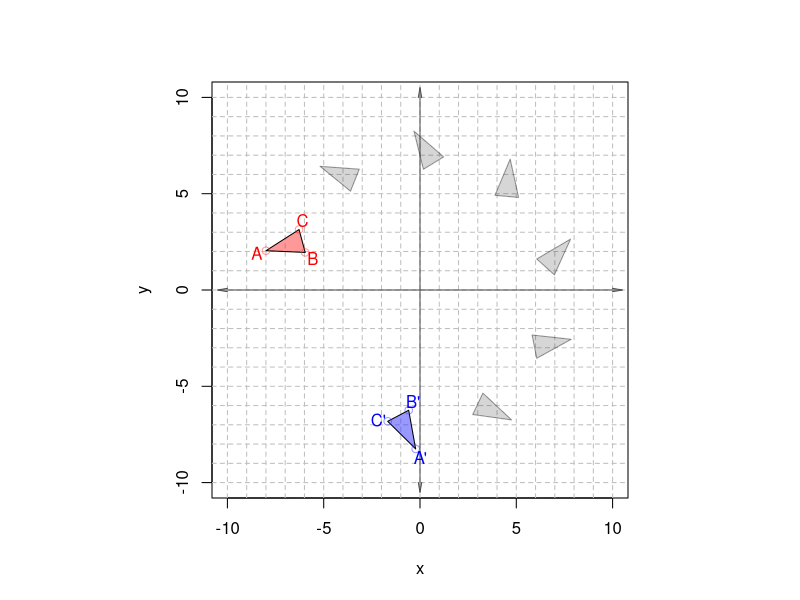

Source code (R):
## ---- chunk 1
while(T){
  xs = runif(3,-2,2)
  ys = runif(3,-2,2)
  r = runif(1,5,8)
  t = runif(1,0,2*pi)
  xs = round(r*cos(t)+xs,2)
  ys = round(r*sin(t)+ys,2)
  xc = c(xs,xs[1])
  yc = c(ys,ys[1])
  dc = sqrt(diff(xc)^2+diff(yc)^2)
  a = dc[1]
  b = dc[2]
  c = dc[3]
  t1 = acos((a^2+b^2-c^2)/2/a/b)
  t2 = acos((a^2-b^2+c^2)/2/a/c)
  t3 = acos((-a^2+b^2+c^2)/2/c/b)
  if(min(c(t1,t2,t3))>pi/12 && max(c(t1,t2,t3))<3*pi/2 && min(dc)>1){break}
}
th = round(runif(1,pi/2,3*pi/2)*sample(c(-1,1),1),2)
cwccw = c("clockwise","counterclockwise")[round((sign(th)+1)/2)+1]
wp = sample(1:3,1)
wc = sample(1:2,1)

X1 = xs[wp]
Y1 = ys[wp]
radius = sqrt(X1^2+Y1^2)
theta = atan2(Y1,X1)
X2 = radius*cos(theta+th)
Y2 = radius*sin(theta+th)
anpo = c(X2,Y2)
sol = anpo[wc]

qor = c("A","B","C")[wp]
qpo = c("A'","B'","C'")[wp]
qco = c("x","y")[wc]
## ---- chunk 2
par(pty="s")
plot(0,0,type="n",xlim=c(-10,10),ylim=c(-10,10),xlab="x",ylab="y")
for(i in seq(-10,10,1)){
  abline(h=i,col="grey",lty=2)
  abline(v=i,col="grey",lty=2)
}
arrows(-10.5,0,10.5,0,length=0.1,angle=10,code=3,col=rgb(0.3,0.3,0.3))
arrows(0,-10.5,0,10.5,length=0.1,angle=10,code=3,col=rgb(0.3,0.3,0.3))
rs = sqrt(xs^2+ys^2)
ths = atan2(ys,xs)
ttt = min(c(floor(abs(th)/max(abs(diff(c(ths,ths[1]))))),8))
n = max(c(ttt,4)) #round(abs(th*1.5)+1)
for(i in seq(0,th,length.out=n)[2:(n-1)]){
  x2s = rs*cos(ths+i)
  y2s = rs*sin(ths+i)
  polygon(x2s,y2s,col=rgb(0.2,0.2,0.2,0.2),border=rgb(0.2,0.2,0.2,0.5))
}

labtri = function(xs,ys,col,lets=c("A","B","C")){
  for(i in 1:3){
    xa = xs[i]
    xb = xs[c(1,2,3)[-i][1]]
    xc = xs[c(1,2,3)[-i][2]]
    ya = ys[i]
    yb = ys[c(1,2,3)[-i][1]]
    yc = ys[c(1,2,3)[-i][2]]
    t1 = atan2((yb-ya),(xb-xa))
    t2 = atan2((yc-ya),(xc-xa))
    tave = (t1+t2)/2
    if(abs(t2-t1)>pi){adder=pi}else{adder=0}
    let = lets[i]
    text(xa+0.5*cos(tave+pi+adder),ya+0.5*sin(tave+pi+adder),let,col=col)
  }
}

polygon(xs,ys,col=rgb(1,0.2,0.2,0.5))
points(xs,ys,col=rgb(1,0.2,0.2,0.5))
labtri(xs,ys,"red")

x2s = rs*cos(ths+th)
y2s = rs*sin(ths+th)
polygon(x2s,y2s,col=rgb(0.2,0.2,1,0.5))
points(x2s,y2s,col=rgb(0.2,0.2,1,0.5))
labtri(x2s,y2s,"blue",lets=c("A'","B'","C'"))
## ---- chunk 3
qd = ((atan2(ys[wp],xs[wp])+2*pi)%%(2*pi))%/%(pi/2)+1
quad = c("I","II","III","IV")[qd]

if(qd==2 || qd==3){
  xp = "+\\pi"
  thclc = atan(ys[wp]/xs[wp])+pi
} else {
  xp = ""
  thclc = atan(ys[wp]/xs[wp])
}

excalct2 = gsub("+-","-",paste0("\\theta_{",qor,"}+",th),fixed=T)
